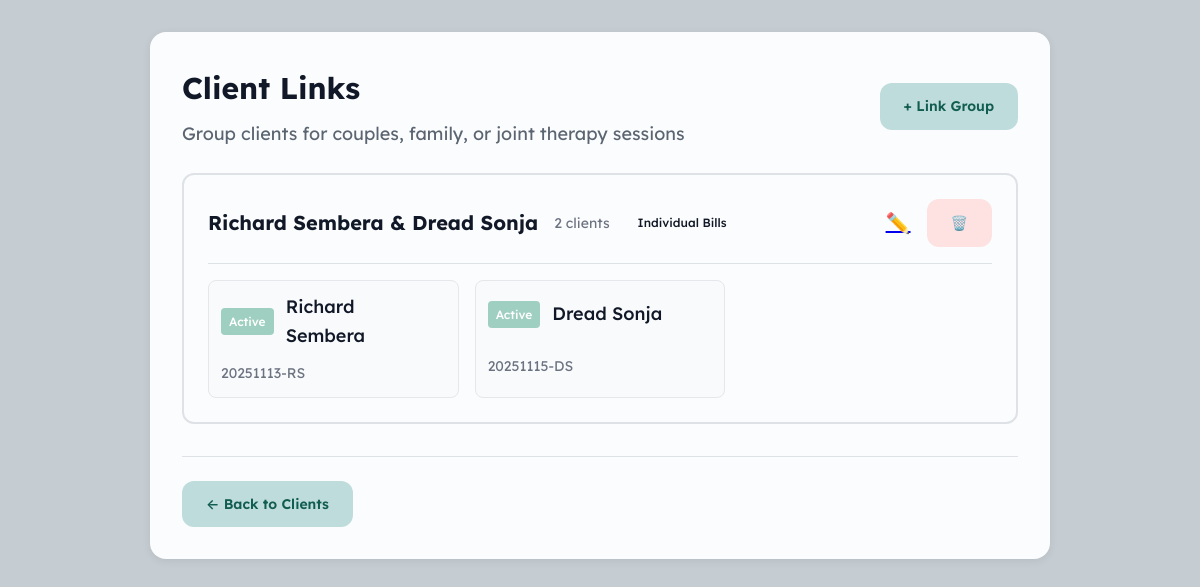
Screenshot of /links with the database file from the repository.
### tables this page shows
CREATE TABLE "link_groups" (
                    id INTEGER PRIMARY KEY AUTOINCREMENT,
                    format TEXT,
                    created_at INTEGER NOT NULL
                );

CREATE TABLE clients (
                id INTEGER PRIMARY KEY AUTOINCREMENT,
                file_number TEXT UNIQUE NOT NULL,
                first_name TEXT NOT NULL,
                middle_name TEXT,
                last_name TEXT NOT NULL,
                type_id INTEGER NOT NULL,
                session_offset INTEGER DEFAULT 0,
                created_at INTEGER NOT NULL,
                modified_at INTEGER NOT NULL,
                is_deleted INTEGER DEFAULT 0,
                FOREIGN KEY (type_id) REFERENCES client_types(id)
            );

CREATE TABLE "client_types" (
                    id INTEGER PRIMARY KEY AUTOINCREMENT,
                    name TEXT UNIQUE NOT NULL,
                    color TEXT NOT NULL,
                    color_name TEXT,
                    bubble_color TEXT,
                    session_fee REAL,
                    session_base_price REAL,
                    session_tax_rate REAL DEFAULT 0.0,
                    session_duration INTEGER,
                    retention_period INTEGER,
                    is_system INTEGER DEFAULT 0,
                    service_description TEXT,
                    is_system_locked INTEGER DEFAULT 0,
                    created_at INTEGER NOT NULL,
                    modified_at INTEGER NOT NULL
                );

### web/app.py (the view)
@app.route('/links')
def manage_links():
    link_groups = db.get_all_link_groups()
    all_clients = db.get_all_clients()
    for client in all_clients:
        client['type'] = db.get_client_type(client['type_id'])
    for group in link_groups:
        for member in group.get('members', []):
            member['type'] = db.get_client_type(member['type_id'])
    return render_template('manage_links.html',
                         link_groups=link_groups,
                         all_clients=all_clients)

### core/database.py (called while the page is built)
    def connect(self):
        return sqlite3.connect(str(self.db_path))

    def get_client_type(self, type_id: int) -> Optional[Dict[str, Any]]:
        conn = self.connect()
        conn.row_factory = sqlite3.Row
        cursor = conn.cursor()
        cursor.execute("SELECT * FROM client_types WHERE id = ?", (type_id,))
        row = cursor.fetchone()
        conn.close()
        return dict(row) if row else None

    def get_all_clients(self, type_id: Optional[int] = None) -> List[Dict[str, Any]]:
        conn = self.connect()
        conn.row_factory = sqlite3.Row
        cursor = conn.cursor()
        if type_id:
            cursor.execute(
                "SELECT * FROM clients WHERE type_id = ? AND is_deleted = 0 ORDER BY file_number",
                (type_id,)
            )
        else:
            cursor.execute("SELECT * FROM clients WHERE is_deleted = 0 ORDER BY file_number")
        rows = cursor.fetchall()
        conn.close()
        return [dict(row) for row in rows]

### web/templates/manage_links.html (shortened to what this page needs)
{% extends "base.html" %}
{% block extra_css %}
<link rel="stylesheet" href="{{ url_for('static', filename='css/manage_links.css') }}">
{% endblock %}
{% block content %}
<div class="card">
    <div class="header-row">
        <div>
            <h2>Client Links</h2>
            <p style="color: #5B6571; margin-top: 0.5rem;">Group clients for couples, family, or joint therapy sessions</p>
        </div>
        <div style="display: flex; gap: 0.75rem;">
            <a href="{{ url_for('add_link_group') }}" class="btn-add">+ Link Group</a>
        </div>
    </div>
    {% if link_groups %}
    <div class="link-groups">
        {% for group in link_groups %}
        <div class="link-group-card">
            <div class="group-header">
                <div class="group-info">
                    <h3>
                        {% if group.members|length == 2 %}
                            {{ group.members[0].first_name }} {{ group.members[0].last_name }} & {{ group.members[1].first_name }} {{ group.members[1].last_name }}
                        {% else %}
                            {{ group.members[0].last_name }} Group ({{ group.members|length }} clients)
                        {% endif %}
                    </h3>
                    <span class="member-count">{{ group.members|length }} clients</span>
                    <span class="billing-badge billing-{{ group.billing_type }}">
                        {% if group.billing_type == 'principal' %}
                            One Pays
                        {% elif group.billing_type == 'split' %}
                            Split Bill
                        {% else %}
                            Individual Bills
                        {% endif %}
                    </span>
                </div>
                <div class="group-actions">
                    <a href="{{ url_for('edit_link_group', group_id=group.id) }}" class="btn-icon" title="Edit group">✏️</a>
                    <button onclick="deleteGroup({{ group.id }}, '{% if group.members|length == 2 %}{{ group.members[0].first_name }} & {{ group.members[1].first_name }} {% else %}Link Group ({{ group.members|length }} clients){% endif %}')" class="btn-icon btn-danger" title="Delete group">🗑️</button>
                </div>
            </div>
            <div class="group-members">
                {% for member in group.members %}
                <a href="{{ url_for('client_file', client_id=member.id) }}" class="member-card{% if group.billing_type == 'principal' and loop.first %} principal-payer{% endif %}">
                    <span class="member-badge" style="background-color: {{ member.type.color }}">
                        {{ member.type.name }}
                    </span>
                    <span class="member-name">{{ member.first_name }} {% if member.middle_name %}{{ member.middle_name }} {% endif %}{{ member.last_name }}</span>
                    <br>
                    <span class="member-file">{{ member.file_number }}</span>
                </a>
                {% endfor %}
            </div>
        </div>
        {% endfor %}
    </div>
    {% else %}
    <div class="empty-state">
        <div class="empty-icon">🔗</div>
        <h3 style="margin: 0 0 0.5rem 0; color: #111827;">No Link Groups Yet</h3>
        <p style="margin: 0 0 0.5rem 0; color: #6B7280;">Link clients together for couples, family, or joint therapy sessions.</p>
    </div>
    {% endif %}
    <div style="margin-top: 2rem; padding-top: 1.5rem; border-top: 1px solid #DEE2E6;">
        <a href="{{ url_for('index') }}" class="btn-add">← Back to Clients</a>
    </div>
</div>
{% endblock %}

### web/templates/base.html (shortened to what this page needs)
<!DOCTYPE html>
<html lang="en">
<head>
    {% block extra_css %}{% endblock %}
</head>
<body>
    <main>
        {% block content %}{% endblock %}
    </main>
</body>
</html>

### web/static/css/manage_links.css (style rules this page uses)
.card { max-width: min(900px, 95vw); margin: 0 auto; }
.header-row { display: flex; justify-content: space-between; align-items: center; margin-bottom: 1.5rem; }
.header-row h2 { color: #111827; margin: 0; }
.btn-add { padding: 0.75rem 1.5rem; background: #BFDCDC; color: #115D4F; text-decoration: none; border-radius: 0.75rem; font-size: 0.875rem; font-weight: 600; transition: all 0.2s; display: inline-block; border: none; cursor: pointer; }
.link-groups { display: flex; flex-direction: column; gap: 1.5rem; margin-top: 1rem; }
.link-group-card { background: #FBFCFD; border: 2px solid #DEE2E6; border-radius: 0.75rem; padding: 1.5rem; transition: border-color 0.2s; }
.group-header { display: flex; justify-content: space-between; align-items: center; margin-bottom: 1rem; padding-bottom: 1rem; border-bottom: 1px solid #DEE2E6; }
.group-info { display: flex; align-items: center; gap: 1rem; }
.group-info h3 { margin: 0; color: #111827; font-size: 1.25rem; }
.member-count { color: #6B7280; font-size: 0.875rem; }
.billing-badge { padding: 0.25rem 0.75rem; border-radius: 1rem; font-size: 0.75rem; font-weight: 500; }
.group-actions { display: flex; gap: 0.5rem; }
.btn-icon { padding: 0.5rem; border: none; background: transparent; font-size: 1.25rem; cursor: pointer; border-radius: 0.375rem; transition: background 0.2s; }
.group-members { display: grid; grid-template-columns: repeat(auto-fill, minmax(250px, 1fr)); gap: 1rem; }
.member-card { display: flex; align-items: center; gap: 0.75rem; padding: 0.75rem; background: #F9FAFB; border: 1px solid #E5E7EB; border-radius: 0.5rem; text-decoration: none; color: inherit; transition: all 0.2s; flex-wrap: wrap; }
.member-badge { padding: 0.25rem 0.5rem; border-radius: 0.25rem; font-size: 0.75rem; font-weight: 500; color: white; white-space: nowrap; }
.member-name { flex: 1; font-weight: 500; color: #111827; }
.member-file { color: #6B7280; font-size: 0.875rem; }
.btn-danger { padding: 0.75rem 1.5rem; background: #FEE2E2; color: #DC2626; text-decoration: none; border-radius: 0.75rem; font-size: 0.875rem; font-weight: 600; border: none; cursor: pointer; transition: all 0.2s; }

### rows the page displays
link_groups: first_name "Richard", last_name "Sembera", first_name "Dread", last_name "Sonja", members|length "2"
client_types: type.name "Active" "Active"
clients: first_name "Richard", last_name "Sembera", file_number "20251113-RS"
clients: first_name "Dread", last_name "Sonja", file_number "20251115-DS"
